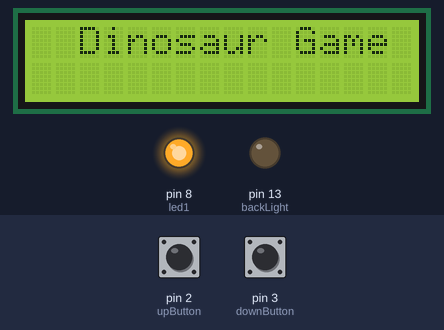
The sketch below on a simulated Arduino Uno, built with avr-gcc and run on an emulated ATmega328P. Shown: 16×2 character LCD, output pins drawn as LEDs (lit = HIGH). Inputs (shaded band) come from the test bench; at power-on: pin 3 (downButton) HIGH, pin 2 (upButton) HIGH. Random numbers use the default seed unless the sketch sets one.

Above: at 1.2 s.
1.3 s: pin 3 (downButton) pulled LOW for 0.15 s
At 1.8 s:
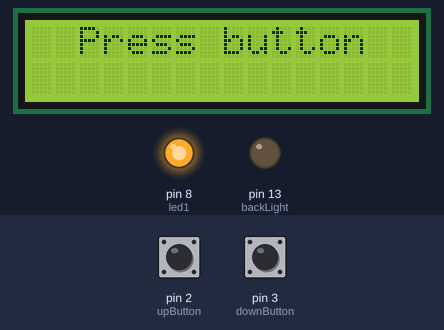
2.0 s: pin 3 (downButton) pulled LOW for 1 s
At 2.7 s:
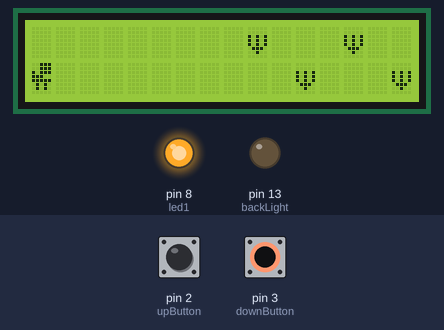
5.2 s: pin 3 (downButton) pulled LOW for 0.15 s
At 5.9 s:
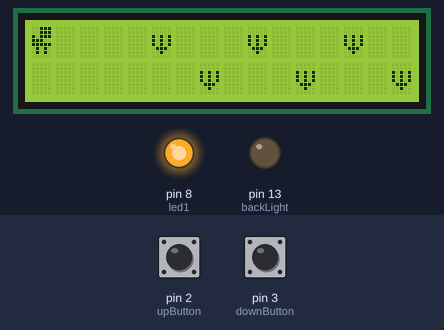
8.3 s: pin 3 (downButton) pulled LOW for 3.2 s
At 10.7 s:
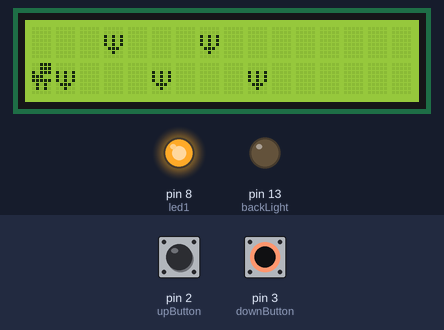
13.2 s: pin 3 (downButton) pulled LOW for 0.15 s
At 13.7 s:
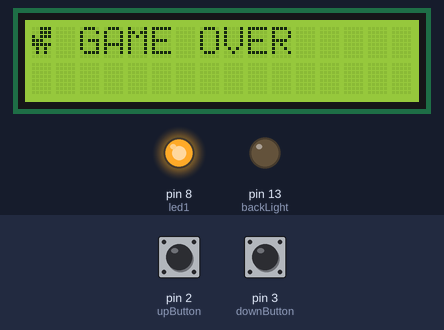
16.2 s: pin 2 (upButton) pulled LOW for 0.15 s
At 17.2 s:
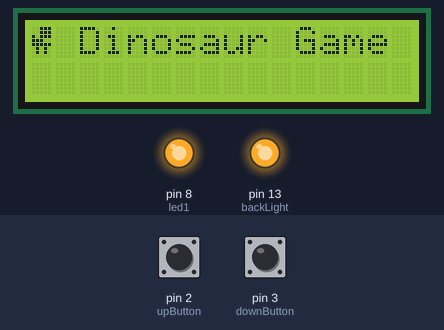
Timing chart, 0 to 18.8 s (numbered marks = the images above; inputs shaded):
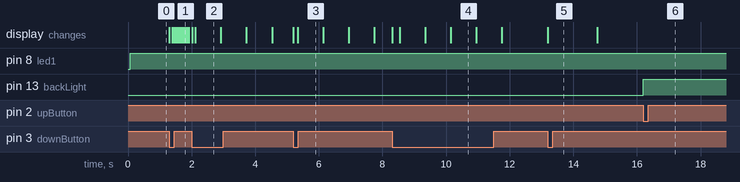

Measured:
- after the input at 1.3 s, the display: first changes at once (image 1 shows a later state)
- after the input at 16.2 s, pin 13 (backLight): LOW → HIGH at once
- what the display in image 2 shows lasts 0.8 s, from 2.1 s to 2.9 s

The sketch:

Dinosaur_Game_IOT.ino
```cpp
#include <LiquidCrystal.h>
#define led1 8

LiquidCrystal lcd(12, 11, 5, 4, 7, 6);

const int upButton = 2;
const int downButton = 3;
const int backLight = 13;

int dinosaurPosition = 1;
int upButtonState = 0;
int downButtonState = 0;

int buttonPushCounter = 0;
int buttonState = 0;
int lastbuttonState = 0;

int RS;
byte pointer[8] = {
  B00111,
  B00111,
  B10111,
  B11100,
  B11111,
  B01010,
  B01010,
};

byte die[8] = {
  B00000,
  B00000,
  B10101,
  B10101,
  B10101,
  B01110,
  B00100,
};

void setup() {
  Serial.begin(9600);
  lcd.begin(16, 2);
  lcd.createChar(0,pointer);
  lcd.createChar(1,die);
  pinMode(led1, OUTPUT);
  pinMode(upButton, INPUT);
  pinMode(downButton, INPUT);
  pinMode(backLight, OUTPUT);
  pinMode(upButton, OUTPUT);
  pinMode(2, INPUT_PULLUP);
  pinMode(3, INPUT_PULLUP);      // sử dụng điện trở kéo lên cho chân số 2, ngắt 0
  attachInterrupt(0, power, FALLING); // gọi hàm tatled liên tục khi còn nhấn nút
attachInterrupt(1, game, FALLING);
}
int buttonPushCounter1 = 0;
void power(){
    upButtonState = digitalRead(upButton);
  if (upButtonState != lastbuttonState) {
    if (upButtonState == 1) {
      buttonPushCounter++;
    }
  }
 lastbuttonState = upButtonState;
  if (buttonPushCounter % 2 == 0) {
    digitalWrite(backLight, HIGH);
	buttonPushCounter++;
  } else {
    digitalWrite(backLight, LOW);
    buttonPushCounter++;

  }
}


int lastbuttonState1 = 0;
unsigned long buttonTime1;
unsigned long buttonTime2;
void game(){
  downButtonState = digitalRead(downButton);
  if (downButtonState != lastbuttonState1) {
    if (downButtonState == 1) {
      buttonPushCounter1++;
    }
  }
 lastbuttonState1 = downButtonState;
  if (buttonPushCounter1 % 2 == 0) {
    lcd.setCursor(0,0);
    lcd.print(char(0));
    lcd.setCursor(0,1);
    lcd.print(" ");
    buttonTime1 = millis();
	buttonPushCounter1++;
  } else {
    lcd.setCursor(0,0);
    lcd.print(" ");
    lcd.setCursor(0,1);
    lcd.print(char(0));
    buttonTime2 = millis();
    buttonPushCounter1++;
  }
}

int countt=0;
void loop() {
  digitalWrite(led1,HIGH);
  if(buttonPushCounter1==0){
  lcd.setCursor(2, 0);
  lcd.print("Dinosaur Game");
  delay(100);
  } else if (buttonPushCounter1==1) {
    lcd.clear();
    delay(50);
    lcd.setCursor(2,0);
    lcd.print("Press button");
    delay(50);
  } else if(buttonPushCounter1>=2) {
    buttonPushCounter1=0;
    lcd.setCursor(2,0);
    lcd.print("             ");
    delay(100);
	gameset();
  }
  }


void gameset(){
  bool gaming = true;
  while(true){
    int k;
    for(int i = random(14,28); i >=0; i--){

      if(i>=11){
      lcd.setCursor(i-11,0);
      lcd.print("  ");
      }
      if(i>=12){
      lcd.setCursor(i-12,0);
      lcd.print(char(1));
      }
      if(i>=9){
      lcd.setCursor(i-9,1);
      lcd.print(" ");
      }
      if(i>=10){
      lcd.setCursor(i-10,1);
      lcd.print(char(1));
      }

      if(i>=7){
      lcd.setCursor(i-7,0);
      lcd.print(" ");
      }
      if(i>=8){
      lcd.setCursor(i-8,0);
      lcd.print(char(1));
      }

      if(i>=5){
      lcd.setCursor(i-5,1);
      lcd.print(" ");
      }
      if(i>=6){
      lcd.setCursor(i-6,1);
      lcd.print(char(1));
      }

      if(i>=3){
      lcd.setCursor(i-3,0);
      lcd.print(" ");
      }
      if(i>=4){
      lcd.setCursor(i-4,0);
      lcd.print(char(1));
      }

      if(i>=1){
	    lcd.setCursor(i-1,1);
      lcd.print(" ");
      }
      if(i>=2){
      lcd.setCursor(i-2,1);
      lcd.print(char(1));
      }

      delay(800);

      if(i==13||i==9||i==5){
        unsigned long Timer1= millis();
      }
      if(i==12||i==8||i==4){
      	unsigned long Timer2=millis();
        if(700.0 < Timer2-buttonTime2 && buttonTime2< buttonTime1){
          Serial.print("1");
          gaming = false;
          break;
          buttonPushCounter1=0;

        }
      }

      if(i==11||i==7||i==3){
        unsigned long Timer3= millis();
      }
      if(i==10||i==6||i==2){
      	unsigned long Timer4=millis();
        if(700.0 < Timer4-buttonTime1 && buttonTime1< buttonTime2){
          gaming = false;
          break;
          buttonPushCounter1=0;
        }
      }
      }
      if(!gaming){
    lcd.clear();
    lcd.setCursor(2,0);
    digitalWrite(led1,HIGH);
    lcd.print("GAME OVER");
    delay(3000);
    digitalWrite(led1,LOW);
    buttonPushCounter1=0;
    break;
  }
      }

  }
```
